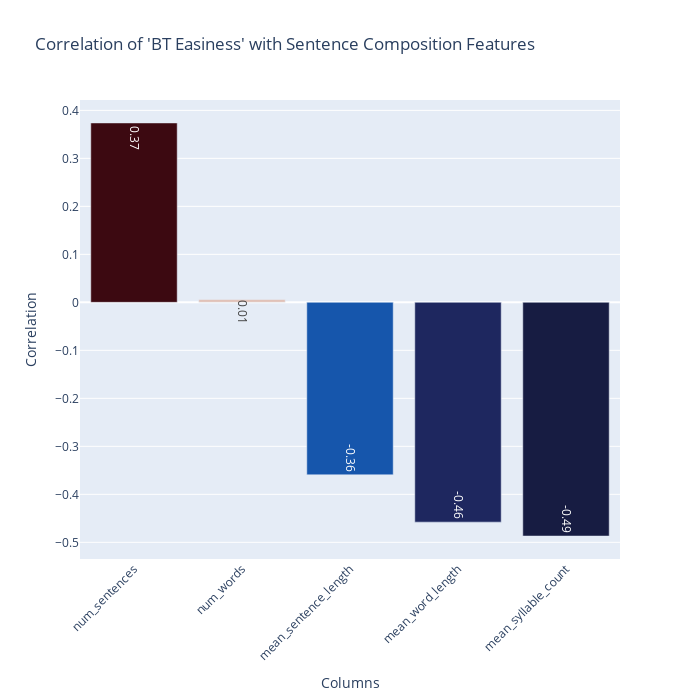

Notebook code for this chart:
### Code cell
origins_df = df[
    [
        "BT Easiness",
        "mean_syllable_count",
        "num_sentences",
        "mean_sentence_length",
        "mean_word_length",
        "num_words",
    ]
]

correlation_matrix = origins_df.corr()
bt_easiness_corr = correlation_matrix["BT Easiness"]
sorted_index = bt_easiness_corr.sort_values(ascending=False).index
bt_easiness_corr = bt_easiness_corr[sorted_index]
bt_easiness_corr = bt_easiness_corr.drop("BT Easiness")

import plotly.graph_objects as go

fig = go.Figure(
    data=go.Bar(
        x=bt_easiness_corr.index,
        y=bt_easiness_corr.values,
        marker=dict(color=bt_easiness_corr.values, colorscale="balance"),
        text=bt_easiness_corr.values.round(2),
        textposition="inside",
        cliponaxis=True,
    )
)

fig.update_traces(textangle=90)

fig.update_layout(
    title="Correlation of 'BT Easiness' with Sentence Composition Features",
    xaxis_title="Columns",
    yaxis_title="Correlation",
    xaxis_tickangle=-45,
    yaxis=dict(automargin=True),
    uniformtext_minsize=12,
    uniformtext_mode="show",
    height=700,
    width=700,
)

fig.show()

### Figure 1 — Plotly figure (JSON) as saved in the notebook; plotly's stock layout.template omitted (floating-point values rounded to 4 significant figures)
{"data": [{"cliponaxis": true, "marker": {"color": [0.3738, 0.005896, -0.3593, -0.4579, -0.4869], "colorscale": [[0, "rgb(23, 28, 66)"], [0.09091, "rgb(41, 58, 143)"], [0.1818, "rgb(11, 102, 189)"], [0.2727, "rgb(69, 144, 185)"], [0.3636, "rgb(142, 181, 194)"], [0.4545, "rgb(210, 216, 219)"], [0.5455, "rgb(230, 210, 204)"], [0.6364, "rgb(213, 157, 137)"], [0.7273, "rgb(196, 101, 72)"], [0.8182, "rgb(172, 43, 36)"], [0.9091, "rgb(120, 14, 40)"], [1, "rgb(60, 9, 17)"]]}, "text": [0.37, 0.01, -0.36, -0.46, -0.49], "textangle": 90, "textposition": "inside", "type": "bar", "x": ["num_sentences", "num_words", "mean_sentence_length", "mean_word_length", "mean_syllable_count"], "y": [0.3738, 0.005896, -0.3593, -0.4579, -0.4869]}], "layout": {"height": 700, "title": {"text": "Correlation of 'BT Easiness' with Sentence Composition Features"}, "uniformtext": {"minsize": 12, "mode": "show"}, "width": 700, "xaxis": {"tickangle": -45, "title": {"text": "Columns"}}, "yaxis": {"automargin": true, "title": {"text": "Correlation"}}}}
